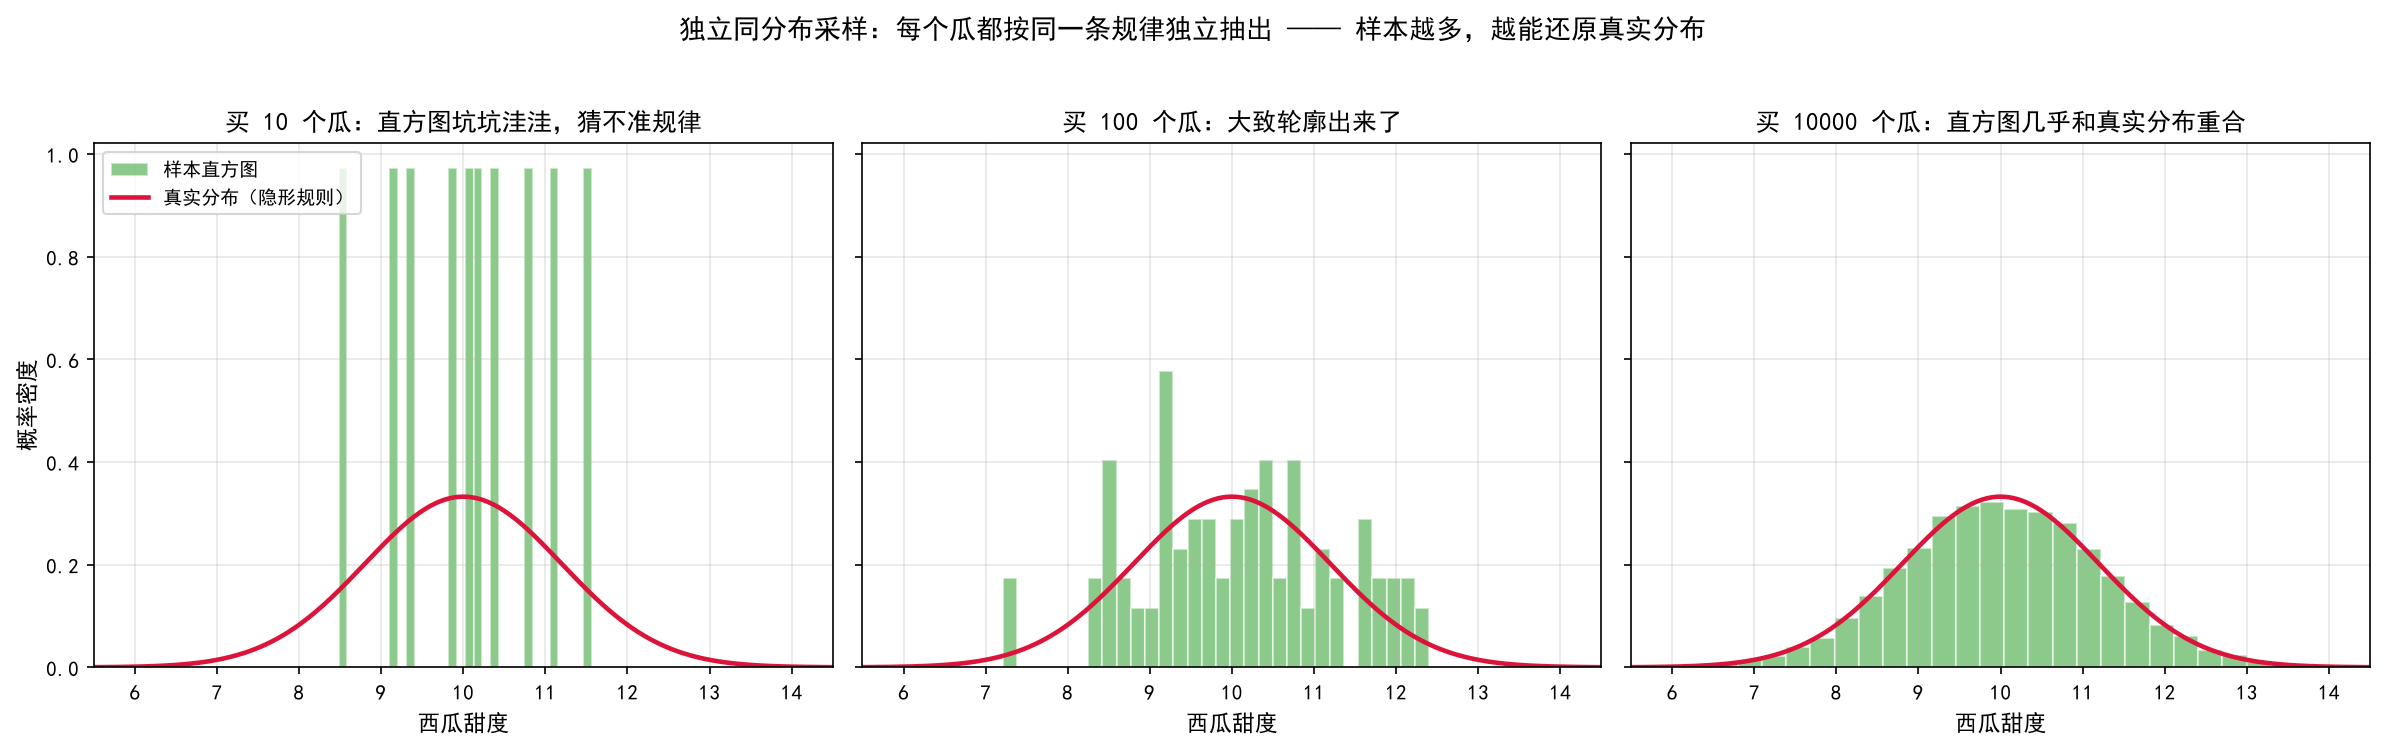

The Python source for this figure:
# -*- coding: utf-8 -*-
"""i.i.d. 概念演示：从未知分布采样，样本越多直方图越接近真实分布

对应《机器学习》(周志华) 样本空间/分布/采样/独立同分布 概念：
- 真实分布（曲线）：大自然生成西瓜甜度的"隐形规则"，客观存在但不可直接观测
- 每次采样：买一个瓜测一次甜度
- i.i.d.：每次买瓜互不影响（独立），且都来自同一片瓜田（同分布）
- 直方图逼近曲线：手里样本越多，越能反推出整体规律（机器学习可行性的根基）
"""
import numpy as np
import matplotlib.pyplot as plt

plt.rcParams["font.sans-serif"] = ["SimHei", "Microsoft YaHei"]
plt.rcParams["axes.unicode_minus"] = False

rng = np.random.default_rng(0)

# 真实分布：瓜田甜度 ~ N(10, 1.2)，8~12 度最常见
mu, sigma = 10.0, 1.2
xs = np.linspace(5.5, 14.5, 400)
pdf = np.exp(-0.5 * ((xs - mu) / sigma) ** 2) / (sigma * np.sqrt(2 * np.pi))

ns = [10, 100, 10_000]
titles = [
    "买 10 个瓜：直方图坑坑洼洼，猜不准规律",
    "买 100 个瓜：大致轮廓出来了",
    "买 10000 个瓜：直方图几乎和真实分布重合",
]

fig, axes = plt.subplots(1, 3, figsize=(16, 4.8), dpi=150, sharey=True)
for ax, n, t in zip(axes, ns, titles):
    samples = rng.normal(mu, sigma, n)  # i.i.d. 采样
    ax.hist(samples, bins=30, density=True, alpha=0.55,
            color="tab:green", edgecolor="white", label="样本直方图")
    ax.plot(xs, pdf, color="crimson", lw=2.2, label="真实分布（隐形规则）")
    ax.set_title(t, fontsize=12)
    ax.set_xlabel("西瓜甜度", fontsize=11)
    ax.grid(alpha=0.3)
    ax.set_xlim(5.5, 14.5)
axes[0].set_ylabel("概率密度", fontsize=11)
axes[0].legend(loc="upper left", fontsize=9)

fig.suptitle(
    "独立同分布采样：每个瓜都按同一条规律独立抽出 —— 样本越多，越能还原真实分布",
    fontsize=13, y=1.03)
fig.tight_layout()

out = r"d:\大三上的资料\假期学习记录\机器学习基础\iid_sampling_demo.png"
fig.savefig(out, bbox_inches="tight")
print("saved:", out)
